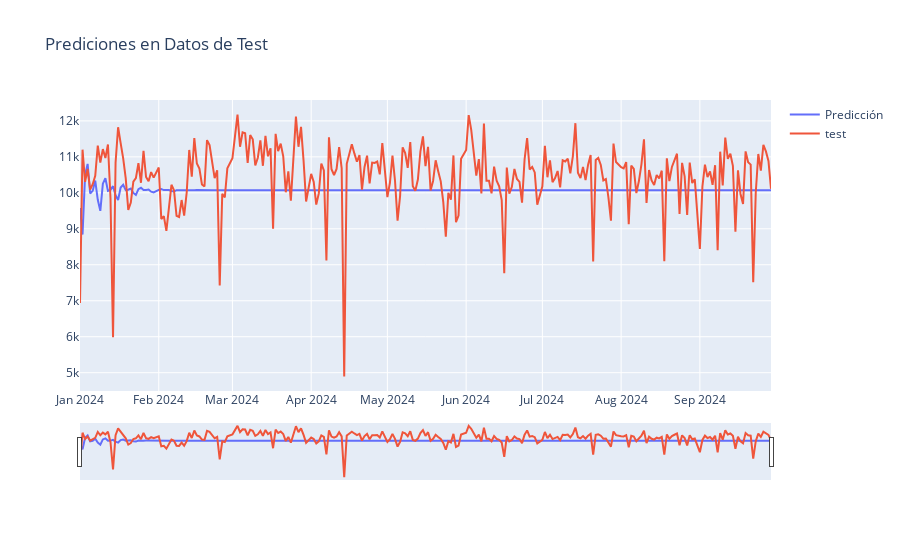

Write notebook code for a chart like this one.
### Code cell
fig_test = go.Figure()
fig_test.add_trace(go.Line(x=predictions_test.index, y=predictions_test, name='Predicción'))
fig_test.add_trace(go.Line(x=test.index, y=test, name='test'))
fig_test.update_layout(
    title='Prediciones en Datos de Test',
    xaxis_rangeslider_visible=True
)
fig_test.show()

### Figure 1 — Plotly figure (JSON) as saved in the notebook; plotly's stock layout.template omitted (floating-point values rounded to 4 significant figures; data arrays with more than 128 entries replaced by an {"elided": "..."} marker saying what was removed)
{"data": [{"name": "Predicción", "type": "scatter", "x": {"elided": "265 str values"}, "y": {"elided": "265 float values"}}, {"name": "test", "type": "scatter", "x": {"elided": "265 str values"}, "y": {"elided": "265 int values"}}], "layout": {"title": {"text": "Prediciones en Datos de Test"}, "xaxis": {"rangeslider": {"visible": true}}}}
